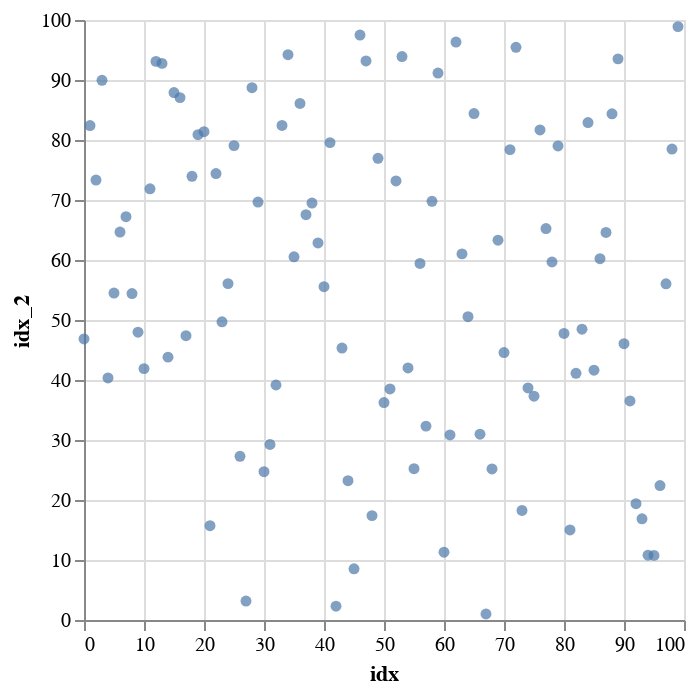

Notebook source saved alongside this figure:
### Markdown cell above
Since we've now added information about what the plot will look like, we can display it using the `show` function:

### Code cell
from hail.ggplot2 import show

show(plot)

### Figure 1 — Vega-Lite specification as saved in the notebook (floating-point values rounded to 4 significant figures)
{"config": {"view": {"continuousWidth": 300, "continuousHeight": 300}}, "data": {"name": "data-3525c9705849439d858950c058a73b7e"}, "mark": {"type": "circle"}, "encoding": {"x": {"field": "idx", "type": "quantitative"}, "y": {"field": "idx_2", "type": "quantitative"}}, "$schema": "https://vega.github.io/schema/vega-lite/v5.8.0.json", "datasets": {"data-3525c9705849439d858950c058a73b7e": [{"idx": 0, "idx_2": 46.84, "idx_3": 32.66}, {"idx": 1, "idx_2": 82.41, "idx_3": 36.11}, {"idx": 2, "idx_2": 73.32, "idx_3": 76.24}, {"idx": 3, "idx_2": 89.95, "idx_3": 18.15}, {"idx": 4, "idx_2": 40.34, "idx_3": 25.2}, {"idx": 5, "idx_2": 54.49, "idx_3": 14.37}, {"idx": 6, "idx_2": 64.66, "idx_3": 97.38}, {"idx": 7, "idx_2": 67.21, "idx_3": 56.98}, {"idx": 8, "idx_2": 54.41, "idx_3": 3.345}, {"idx": 9, "idx_2": 47.98, "idx_3": 25.02}, {"idx": 10, "idx_2": 41.9, "idx_3": 67.76}, {"idx": 11, "idx_2": 71.87, "idx_3": 57.34}, {"idx": 12, "idx_2": 93.1, "idx_3": 20.8}, {"idx": 13, "idx_2": 92.77, "idx_3": 37.04}, {"idx": 14, "idx_2": 43.81, "idx_3": 58.18}, {"idx": 15, "idx_2": 87.9, "idx_3": 2.723}, {"idx": 16, "idx_2": 87.06, "idx_3": 17.22}, {"idx": 17, "idx_2": 47.38, "idx_3": 14.11}, {"idx": 18, "idx_2": 73.95, "idx_3": 7.491}, {"idx": 19, "idx_2": 80.89, "idx_3": 42.33}, {"idx": 20, "idx_2": 81.38, "idx_3": 27.0}, {"idx": 21, "idx_2": 15.71, "idx_3": 47.37}, {"idx": 22, "idx_2": 74.41, "idx_3": 70.5}, {"idx": 23, "idx_2": 49.7, "idx_3": 8.036}, {"idx": 24, "idx_2": 56.06, "idx_3": 55.71}, {"idx": 25, "idx_2": 79.07, "idx_3": 13.16}, {"idx": 26, "idx_2": 27.29, "idx_3": 86.88}, {"idx": 27, "idx_2": 3.161, "idx_3": 81.83}, {"idx": 28, "idx_2": 88.72, "idx_3": 21.15}, {"idx": 29, "idx_2": 69.66, "idx_3": 23.15}, {"idx": 30, "idx_2": 24.72, "idx_3": 71.73}, {"idx": 31, "idx_2": 29.26, "idx_3": 89.48}, {"idx": 32, "idx_2": 39.17, "idx_3": 75.92}, {"idx": 33, "idx_2": 82.42, "idx_3": 69.81}, {"idx": 34, "idx_2": 94.21, "idx_3": 94.24}, {"idx": 35, "idx_2": 60.53, "idx_3": 80.3}, {"idx": 36, "idx_2": 86.09, "idx_3": 20.68}, {"idx": 37, "idx_2": 67.55, "idx_3": 18.75}, {"idx": 38, "idx_2": 69.49, "idx_3": 87.42}, {"idx": 39, "idx_2": 62.84, "idx_3": 44.51}, {"idx": 40, "idx_2": 55.54, "idx_3": 91.67}, {"idx": 41, "idx_2": 79.56, "idx_3": 28.49}, {"idx": 42, "idx_2": 2.302, "idx_3": 8.888}, {"idx": 43, "idx_2": 45.32, "idx_3": 44.22}, {"idx": 44, "idx_2": 23.21, "idx_3": 74.72}, {"idx": 45, "idx_2": 8.525, "idx_3": 20.89}, {"idx": 46, "idx_2": 97.49, "idx_3": 49.29}, {"idx": 47, "idx_2": 93.17, "idx_3": 59.55}, {"idx": 48, "idx_2": 17.4, "idx_3": 72.09}, {"idx": 49, "idx_2": 76.95, "idx_3": 55.99}, {"idx": 50, "idx_2": 36.23, "idx_3": 87.67}, {"idx": 51, "idx_2": 38.5, "idx_3": 47.2}, {"idx": 52, "idx_2": 73.17, "idx_3": 67.62}, {"idx": 53, "idx_2": 93.9, "idx_3": 71.91}, {"idx": 54, "idx_2": 42.01, "idx_3": 93.8}, {"idx": 55, "idx_2": 25.22, "idx_3": 45.5}, {"idx": 56, "idx_2": 59.42, "idx_3": 92.46}, {"idx": 57, "idx_2": 32.31, "idx_3": 85.45}, {"idx": 58, "idx_2": 69.78, "idx_3": 55.99}, {"idx": 59, "idx_2": 91.16, "idx_3": 51.46}, {"idx": 60, "idx_2": 11.3, "idx_3": 24.7}, {"idx": 61, "idx_2": 30.84, "idx_3": 56.88}, {"idx": 62, "idx_2": 96.32, "idx_3": 70.75}, {"idx": 63, "idx_2": 61.02, "idx_3": 59.35}, {"idx": 64, "idx_2": 50.56, "idx_3": 78.26}, {"idx": 65, "idx_2": 84.41, "idx_3": 10.6}, {"idx": 66, "idx_2": 30.97, "idx_3": 16.74}, {"idx": 67, "idx_2": 1.0, "idx_3": 92.49}, {"idx": 68, "idx_2": 25.18, "idx_3": 84.51}, {"idx": 69, "idx_2": 63.3, "idx_3": 67.71}, {"idx": 70, "idx_2": 44.57, "idx_3": 17.95}, {"idx": 71, "idx_2": 78.4, "idx_3": 4.171}, {"idx": 72, "idx_2": 95.45, "idx_3": 39.38}, {"idx": 73, "idx_2": 18.26, "idx_3": 24.62}, {"idx": 74, "idx_2": 38.68, "idx_3": 24.67}, {"idx": 75, "idx_2": 37.3, "idx_3": 85.85}, {"idx": 76, "idx_2": 81.67, "idx_3": 68.41}, {"idx": 77, "idx_2": 65.24, "idx_3": 56.15}, {"idx": 78, "idx_2": 59.67, "idx_3": 96.64}, {"idx": 79, "idx_2": 79.0, "idx_3": 37.42}, {"idx": 80, "idx_2": 47.77, "idx_3": 48.13}, {"idx": 81, "idx_2": 15.0, "idx_3": 47.0}, {"idx": 82, "idx_2": 41.12, "idx_3": 96.55}, {"idx": 83, "idx_2": 48.47, "idx_3": 54.25}, {"idx": 84, "idx_2": 82.91, "idx_3": 13.12}, {"idx": 85, "idx_2": 41.64, "idx_3": 1.803}, {"idx": 86, "idx_2": 60.22, "idx_3": 47.87}, {"idx": 87, "idx_2": 64.6, "idx_3": 70.97}, {"idx": 88, "idx_2": 84.36, "idx_3": 10.23}, {"idx": 89, "idx_2": 93.52, "idx_3": 82.96}, {"idx": 90, "idx_2": 46.05, "idx_3": 8.802}, {"idx": 91, "idx_2": 36.51, "idx_3": 30.98}, {"idx": 92, "idx_2": 19.39, "idx_3": 17.18}, {"idx": 93, "idx_2": 16.87, "idx_3": 46.72}, {"idx": 94, "idx_2": 10.8, "idx_3": 41.6}, {"idx": 95, "idx_2": 10.77, "idx_3": 26.72}, {"idx": 96, "idx_2": 22.41, "idx_3": 98.08}, {"idx": 97, "idx_2": 56.03, "idx_3": 30.17}, {"idx": 98, "idx_2": 78.49, "idx_3": 42.37}, {"idx": 99, "idx_2": 98.9, "idx_3": 56.43}]}}
